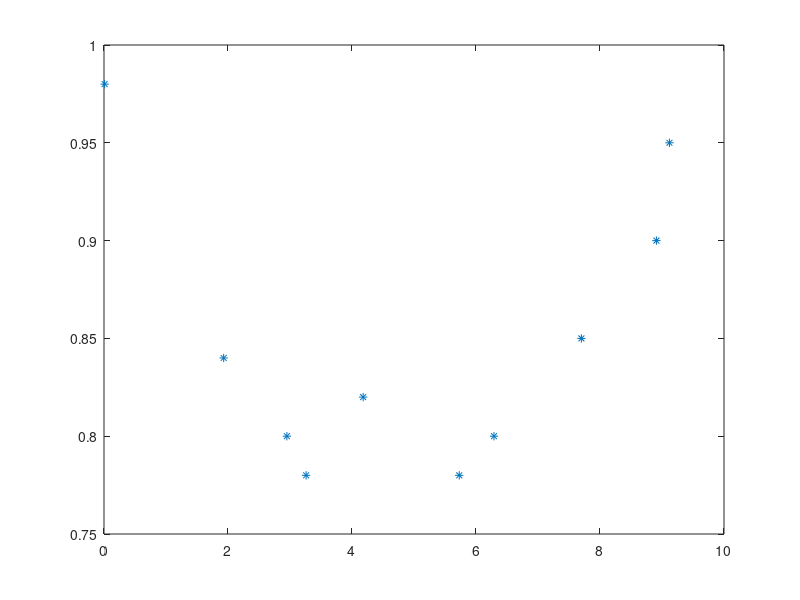

This chart was generated by the following MATLAB code: (Note: this script raises an error after producing the figure.)
tic
X = [0.01; 1.93; 2.95; 3.26; 4.18; 5.73; 6.29; 7.70; 8.91; 9.12];
Y = [0.98; 0.84; 0.80; 0.78; 0.82; 0.78; 0.80; 0.85; 0.90; 0.95];
%X = [0.9;1.3;1.9;2.1;2.6;3.0;3.9;4.4;4.7;5.0;6.0;7.0;8.0;9.2;10.5;11.3;11.6;12.0;12.6;13.0;13.3];
%Y = [1.3;1.5;1.85;2.1;2.6;2.7;2.4;2.15;2.05;2.1;2.25;2.3;2.25;1.95;1.4;0.9;0.7;0.6;0.5;0.4;0.25];
plot(X,Y, '*')

M = 3;
a = (1:3*M)';
epsilone = 0.01;
IterMax = 1000;
lambda = 0.001;
p = length(X);
n = length(a);
I = eye(n);
k = 0;


[e, Ge, He] = fonction_e(a, X, Y);
while norm(Ge) >= epsilone && iter < IterMax
	d = (He+lambda*I)\(-Ge);
	[e2, Ge2, He2] = fonction_e(a+d, X, Y);
	
	if e2 < e
		lambda = lambda/10;
		a = a + d;
        e = e2; Ge = Ge2; He = He2;
	else
		lambda = 10 * lambda;
	end

	k = k + 1;

end
hold on
plot(X, fonction_f(a,X))
norm(Ge)
toc